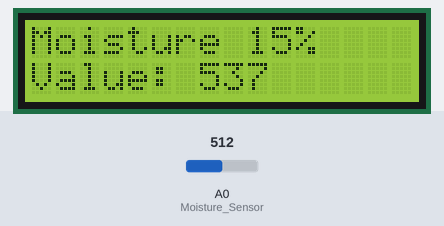
The sketch below on a simulated Arduino Uno, built with avr-gcc and run on an emulated ATmega328P. Parts: 16×2 character LCD. The inputs (shaded band) are chosen by the test bench; at power-on: A0 (Moisture_Sensor) = 512.

Above: at 1.7 s.
1.8 s: A0 (Moisture_Sensor) set to 716
At 3.6 s:
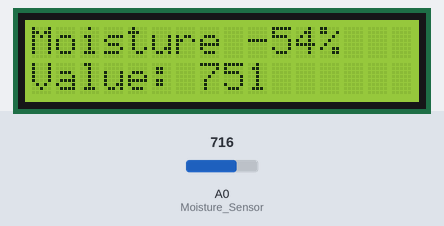
6.9 s: A0 (Moisture_Sensor) set to 900
At 10.0 s:
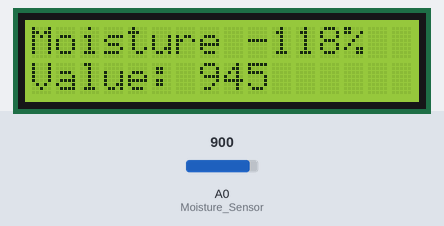
12.3 s: A0 (Moisture_Sensor) set to 1023
At 15.2 s:
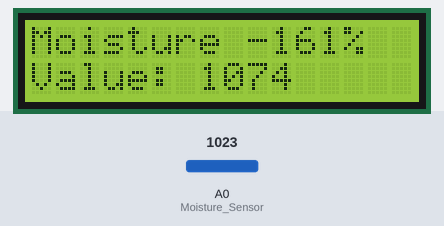
Timing chart, 0 to 16.7 s (numbered marks = the images above; inputs shaded):
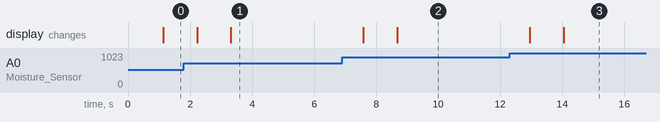

The sketch:

sensor.ino
```cpp
#include <Wire.h>
#include <LiquidCrystal_I2C.h>
LiquidCrystal_I2C lcd(0x27, 16, 2);

// Ports
const int Moisture_Sensor = A0;

// const int Dry_Soil_Moisture_Percentage = 35 ;           // 70% is good soil  20% and below is bad

const int Good_Value = 437;

// Values last modified: April 5th 2022
const int Dry_Value_Pi = 584;
const int Water_Value_Pi = 280;

const int Air_Value = 670;
const int Water_Value = 350;

int Moisture_Percentage;
int Moisture_Value, Prev_Moisture_Value;

String msg;


/**********************************************************/

int Calculate_Moisture(int Value)
{

  int Percentage;
  Percentage = map(Value, Dry_Value_Pi, Water_Value_Pi, 0, 100);

  // Moisture_Percentage -= 10; // cause of the power shortage from supplying lcd display
  return Percentage;
}

int Calculate_Moist_Value(int Check_times, int delay_time)
{

  int Value = 0;
  for (int i = 0; i <= Check_times; i++)
  {
    Value += analogRead(Moisture_Sensor);
    delay(delay_time);
  }
  Value /= 20;

  return Value;
}

void LcdPrint(int Percentage, int Value)
{
  lcd.clear();
  lcd.print("Moisture ");
  lcd.print(Percentage);
  lcd.print("%");
  lcd.setCursor(0, 1);
  lcd.print("Value: ");
  lcd.print(Value);
}

void readSerialPort()
{
  msg = "";
  delay(10);
  if (Serial.available()) {

    while (Serial.available() > 0)
    {
      msg += (char)Serial.read();
      Serial.flush();
    }
    //char x = (char)Serial.read();
//    Serial.print("'");
//    Serial.print(x, DEC);
//    Serial.print("'");
//    Serial.println();
  }
}
void sendData()
{
  if (msg == "all") {
    Serial.print(Moisture_Value);
    Serial.print(" ");
    Serial.print(Moisture_Percentage); //" -- all -- "
  }
  else if (msg == "value") {
    Serial.print(Moisture_Value); //" -- value --"
  }
  else if ( msg == "percentage") {
    Serial.print(Moisture_Percentage); //"-- percentage --"
  }

  else{
    Serial.print("recieved: ");
    Serial.print(msg);
  }
}
/**********************************************************/

void setup()
{
  lcd.init();
  lcd.backlight();
  Serial.begin(9600);
}

void loop()
{
    Moisture_Value = Calculate_Moist_Value(20, 50);
    Moisture_Percentage = Calculate_Moisture(Moisture_Value);

    //if (Moisture_Value > Prev_Moisture_Value + 2 || Moisture_Value < Prev_Moisture_Value - 2)
    if ( Moisture_Value != Prev_Moisture_Value)
    {
      LcdPrint(Moisture_Percentage, Moisture_Value);
      Prev_Moisture_Value = Moisture_Value;
    }

  readSerialPort();
  if (msg != "")
  {
//    Serial.print("recieved: ");
//    Serial.println(msg);
    sendData();
  }
}
```

Measured:
- after the input at 1.8 s, the display: first changes after 0.43 s (image 1 shows a later state)
- after the input at 6.9 s, the display: first changes after 0.69 s (image 2 shows a later state)
- after the input at 12.3 s, the display: first changes after 0.66 s (image 3 shows a later state)
